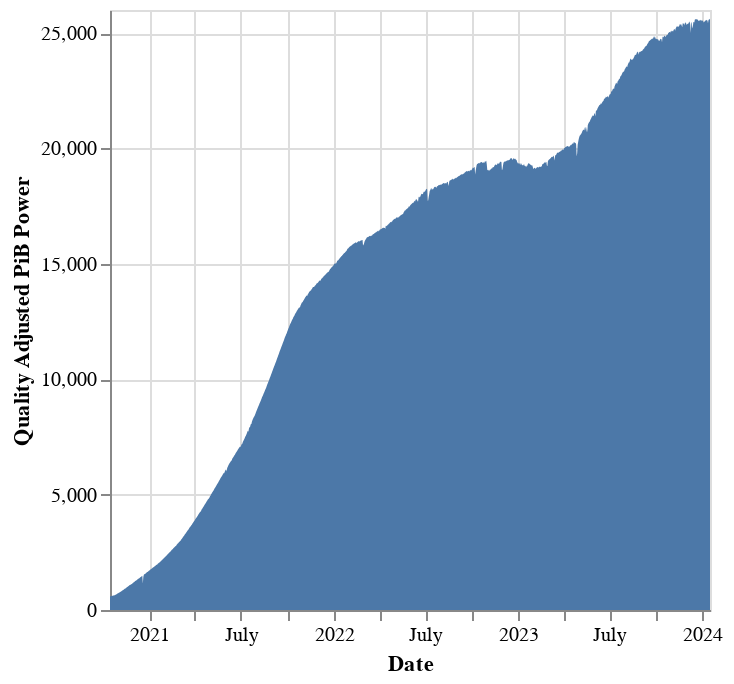

The cell this chart's notebook holds for it:
### Markdown cell above
### Storage Provider Quality Adjusted PiB Power

### Code cell
# | output: true

c = (
    alt.Chart(
        storage_provider_power_df.groupby("date")
        .sum()["quality_adjusted_power_pibs"]
        .reset_index()
    )
    .mark_area()
    .encode(
        x=alt.X("date:T", title="Date"),
        y=alt.Y("quality_adjusted_power_pibs:Q",
                title="Quality Adjusted PiB Power"),
        tooltip=["date", "quality_adjusted_power_pibs"]
    )
    .properties(width="container")
)

c.display()

### Figure 1 — Vega-Lite specification as saved in the notebook (floating-point values rounded to 4 significant figures; data arrays with more than 128 entries replaced by an {"elided": "..."} marker saying what was removed)
{"usermeta": {"embedOptions": {"theme": "powerbi"}}, "config": {"view": {"continuousWidth": 300, "continuousHeight": 300}}, "data": {"name": "data-bcd033eb089c52673ae6706e54814a83"}, "mark": {"type": "area"}, "encoding": {"tooltip": [{"field": "date", "type": "temporal"}, {"field": "quality_adjusted_power_pibs", "type": "quantitative"}], "x": {"field": "date", "title": "Date", "type": "temporal"}, "y": {"field": "quality_adjusted_power_pibs", "title": "Quality Adjusted PiB Power", "type": "quantitative"}}, "width": "container", "$schema": "https://vega.github.io/schema/vega-lite/v5.16.3.json", "datasets": {"data-bcd033eb089c52673ae6706e54814a83": {"elided": "1189 records"}}}
